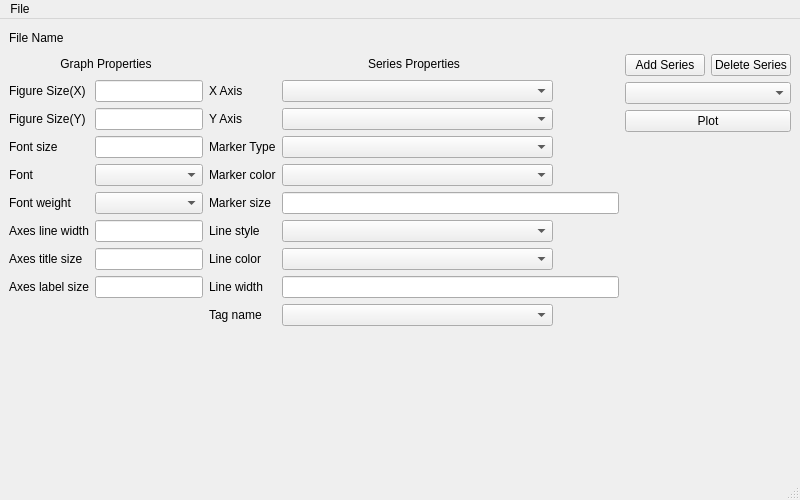
<?xml version="1.0" encoding="UTF-8"?>
<ui version="4.0">
 <class>MainWindow</class>
 <widget class="QMainWindow" name="MainWindow">
  <property name="geometry">
   <rect>
    <x>0</x>
    <y>0</y>
    <width>800</width>
    <height>500</height>
   </rect>
  </property>
  <property name="windowTitle">
   <string>MainWindow</string>
  </property>
  <widget class="QWidget" name="centralwidget">
   <layout class="QGridLayout" name="gridLayout">
    <item row="0" column="0">
     <widget class="QLabel" name="label_4">
      <property name="maximumSize">
       <size>
        <width>150</width>
        <height>20</height>
       </size>
      </property>
      <property name="text">
       <string>File Name</string>
      </property>
     </widget>
    </item>
    <item row="1" column="0" colspan="2">
     <layout class="QVBoxLayout" name="verticalLayout_3">
      <item>
       <widget class="QLabel" name="label_14">
        <property name="maximumSize">
         <size>
          <width>16777215</width>
          <height>20</height>
         </size>
        </property>
        <property name="acceptDrops">
         <bool>false</bool>
        </property>
        <property name="text">
         <string>Graph Properties</string>
        </property>
        <property name="alignment">
         <set>Qt::AlignCenter</set>
        </property>
       </widget>
      </item>
      <item>
       <layout class="QFormLayout" name="formLayout">
        <item row="1" column="0">
         <widget class="QLabel" name="label">
          <property name="text">
           <string>Figure Size(X)</string>
          </property>
         </widget>
        </item>
        <item row="1" column="1">
         <widget class="QLineEdit" name="lineEditX">
          <property name="sizePolicy">
           <sizepolicy hsizetype="Preferred" vsizetype="Preferred">
            <horstretch>0</horstretch>
            <verstretch>0</verstretch>
           </sizepolicy>
          </property>
          <property name="maximumSize">
           <size>
            <width>415</width>
            <height>16777215</height>
           </size>
          </property>
         </widget>
        </item>
        <item row="2" column="0">
         <widget class="QLabel" name="label_2">
          <property name="text">
           <string>Figure Size(Y)</string>
          </property>
         </widget>
        </item>
        <item row="2" column="1">
         <widget class="QLineEdit" name="lineEditY">
          <property name="sizePolicy">
           <sizepolicy hsizetype="Preferred" vsizetype="Preferred">
            <horstretch>0</horstretch>
            <verstretch>0</verstretch>
           </sizepolicy>
          </property>
         </widget>
        </item>
        <item row="3" column="0">
         <widget class="QLabel" name="label_5">
          <property name="text">
           <string>Font size</string>
          </property>
         </widget>
        </item>
        <item row="3" column="1">
         <widget class="QLineEdit" name="lineEditFontSize">
          <property name="sizePolicy">
           <sizepolicy hsizetype="Preferred" vsizetype="Preferred">
            <horstretch>0</horstretch>
            <verstretch>0</verstretch>
           </sizepolicy>
          </property>
         </widget>
        </item>
        <item row="4" column="0">
         <widget class="QLabel" name="label_3">
          <property name="text">
           <string>Font</string>
          </property>
         </widget>
        </item>
        <item row="4" column="1">
         <widget class="QComboBox" name="comboFont">
          <property name="enabled">
           <bool>true</bool>
          </property>
          <property name="sizePolicy">
           <sizepolicy hsizetype="Preferred" vsizetype="Preferred">
            <horstretch>0</horstretch>
            <verstretch>0</verstretch>
           </sizepolicy>
          </property>
          <property name="maximumSize">
           <size>
            <width>271</width>
            <height>16777215</height>
           </size>
          </property>
         </widget>
        </item>
        <item row="5" column="0">
         <widget class="QLabel" name="label_9">
          <property name="text">
           <string>Font weight</string>
          </property>
         </widget>
        </item>
        <item row="5" column="1">
         <widget class="QComboBox" name="comboWeight">
          <property name="sizePolicy">
           <sizepolicy hsizetype="Preferred" vsizetype="Preferred">
            <horstretch>0</horstretch>
            <verstretch>0</verstretch>
           </sizepolicy>
          </property>
          <property name="maximumSize">
           <size>
            <width>271</width>
            <height>16777215</height>
           </size>
          </property>
         </widget>
        </item>
        <item row="6" column="0">
         <widget class="QLabel" name="label_6">
          <property name="text">
           <string>Axes line width</string>
          </property>
         </widget>
        </item>
        <item row="6" column="1">
         <widget class="QLineEdit" name="lineEditAxisLineWidth">
          <property name="sizePolicy">
           <sizepolicy hsizetype="Preferred" vsizetype="Preferred">
            <horstretch>0</horstretch>
            <verstretch>0</verstretch>
           </sizepolicy>
          </property>
         </widget>
        </item>
        <item row="7" column="0">
         <widget class="QLabel" name="label_7">
          <property name="text">
           <string>Axes title size</string>
          </property>
         </widget>
        </item>
        <item row="7" column="1">
         <widget class="QLineEdit" name="lineEditAxisTitleSize">
          <property name="sizePolicy">
           <sizepolicy hsizetype="Preferred" vsizetype="Preferred">
            <horstretch>0</horstretch>
            <verstretch>0</verstretch>
           </sizepolicy>
          </property>
         </widget>
        </item>
        <item row="8" column="0">
         <widget class="QLabel" name="label_8">
          <property name="text">
           <string>Axes label size</string>
          </property>
         </widget>
        </item>
        <item row="8" column="1">
         <widget class="QLineEdit" name="lineEditAxisLabelSize">
          <property name="sizePolicy">
           <sizepolicy hsizetype="Preferred" vsizetype="Preferred">
            <horstretch>0</horstretch>
            <verstretch>0</verstretch>
           </sizepolicy>
          </property>
         </widget>
        </item>
       </layout>
      </item>
     </layout>
    </item>
    <item row="1" column="2">
     <layout class="QVBoxLayout" name="verticalLayout_2">
      <item>
       <widget class="QLabel" name="label_15">
        <property name="maximumSize">
         <size>
          <width>16777215</width>
          <height>20</height>
         </size>
        </property>
        <property name="text">
         <string>Series Properties</string>
        </property>
        <property name="alignment">
         <set>Qt::AlignCenter</set>
        </property>
       </widget>
      </item>
      <item>
       <layout class="QFormLayout" name="formLayout_2">
        <item row="0" column="0">
         <widget class="QLabel" name="labelXAxis">
          <property name="text">
           <string>X Axis</string>
          </property>
         </widget>
        </item>
        <item row="0" column="1">
         <widget class="QComboBox" name="comboX">
          <property name="maximumSize">
           <size>
            <width>271</width>
            <height>16777215</height>
           </size>
          </property>
         </widget>
        </item>
        <item row="1" column="0">
         <widget class="QLabel" name="labelYAxis">
          <property name="text">
           <string>Y Axis</string>
          </property>
         </widget>
        </item>
        <item row="1" column="1">
         <widget class="QComboBox" name="comboY">
          <property name="maximumSize">
           <size>
            <width>271</width>
            <height>16777215</height>
           </size>
          </property>
         </widget>
        </item>
        <item row="2" column="0">
         <widget class="QLabel" name="label_12">
          <property name="text">
           <string>Marker Type</string>
          </property>
         </widget>
        </item>
        <item row="2" column="1">
         <widget class="QComboBox" name="comboMarkerType">
          <property name="maximumSize">
           <size>
            <width>271</width>
            <height>16777215</height>
           </size>
          </property>
         </widget>
        </item>
        <item row="3" column="0">
         <widget class="QLabel" name="label_13">
          <property name="text">
           <string>Marker color</string>
          </property>
         </widget>
        </item>
        <item row="3" column="1">
         <widget class="QComboBox" name="comboMarkerColor">
          <property name="maximumSize">
           <size>
            <width>271</width>
            <height>16777215</height>
           </size>
          </property>
         </widget>
        </item>
        <item row="4" column="0">
         <widget class="QLabel" name="label_11">
          <property name="text">
           <string>Marker size</string>
          </property>
         </widget>
        </item>
        <item row="4" column="1">
         <widget class="QLineEdit" name="lineEditMarkerSize"/>
        </item>
        <item row="5" column="0">
         <widget class="QLabel" name="label_18">
          <property name="text">
           <string>Line style</string>
          </property>
         </widget>
        </item>
        <item row="5" column="1">
         <widget class="QComboBox" name="comboLineStyle">
          <property name="maximumSize">
           <size>
            <width>271</width>
            <height>16777215</height>
           </size>
          </property>
         </widget>
        </item>
        <item row="6" column="0">
         <widget class="QLabel" name="label_17">
          <property name="text">
           <string>Line color</string>
          </property>
         </widget>
        </item>
        <item row="6" column="1">
         <widget class="QComboBox" name="comboLineColor">
          <property name="maximumSize">
           <size>
            <width>271</width>
            <height>16777215</height>
           </size>
          </property>
         </widget>
        </item>
        <item row="7" column="0">
         <widget class="QLabel" name="label_19">
          <property name="text">
           <string>Line width</string>
          </property>
         </widget>
        </item>
        <item row="7" column="1">
         <widget class="QLineEdit" name="lineEditLineWidth"/>
        </item>
        <item row="8" column="0">
         <widget class="QLabel" name="label_10">
          <property name="text">
           <string>Tag name</string>
          </property>
         </widget>
        </item>
        <item row="8" column="1">
         <widget class="QComboBox" name="comboTag">
          <property name="maximumSize">
           <size>
            <width>271</width>
            <height>16777215</height>
           </size>
          </property>
         </widget>
        </item>
       </layout>
      </item>
     </layout>
    </item>
    <item row="1" column="3">
     <layout class="QFormLayout" name="formLayout_3">
      <item row="0" column="0">
       <widget class="QPushButton" name="buttonAddSeries">
        <property name="text">
         <string>Add Series</string>
        </property>
       </widget>
      </item>
      <item row="1" column="0" colspan="2">
       <widget class="QComboBox" name="comboSeries"/>
      </item>
      <item row="2" column="0" colspan="2">
       <widget class="QPushButton" name="buttonPlot">
        <property name="sizePolicy">
         <sizepolicy hsizetype="Minimum" vsizetype="Preferred">
          <horstretch>0</horstretch>
          <verstretch>0</verstretch>
         </sizepolicy>
        </property>
        <property name="text">
         <string>Plot</string>
        </property>
       </widget>
      </item>
      <item row="0" column="1">
       <widget class="QPushButton" name="buttonDeleteSeries">
        <property name="text">
         <string>Delete Series</string>
        </property>
       </widget>
      </item>
     </layout>
    </item>
    <item row="0" column="1" colspan="3">
     <widget class="QLabel" name="labelExcelFilename">
      <property name="maximumSize">
       <size>
        <width>500</width>
        <height>20</height>
       </size>
      </property>
      <property name="text">
       <string/>
      </property>
     </widget>
    </item>
   </layout>
  </widget>
  <widget class="QMenuBar" name="menubar">
   <property name="geometry">
    <rect>
     <x>0</x>
     <y>0</y>
     <width>800</width>
     <height>22</height>
    </rect>
   </property>
   <widget class="QMenu" name="menuFile">
    <property name="title">
     <string>File</string>
    </property>
    <addaction name="actionMenuFile"/>
    <addaction name="actionMenuExit"/>
   </widget>
   <addaction name="menuFile"/>
  </widget>
  <widget class="QStatusBar" name="statusbar"/>
  <action name="actionMenuFile">
   <property name="text">
    <string>Select File</string>
   </property>
  </action>
  <action name="actionMenuExit">
   <property name="text">
    <string>Exit</string>
   </property>
  </action>
 </widget>
 <resources/>
 <connections/>
</ui>
